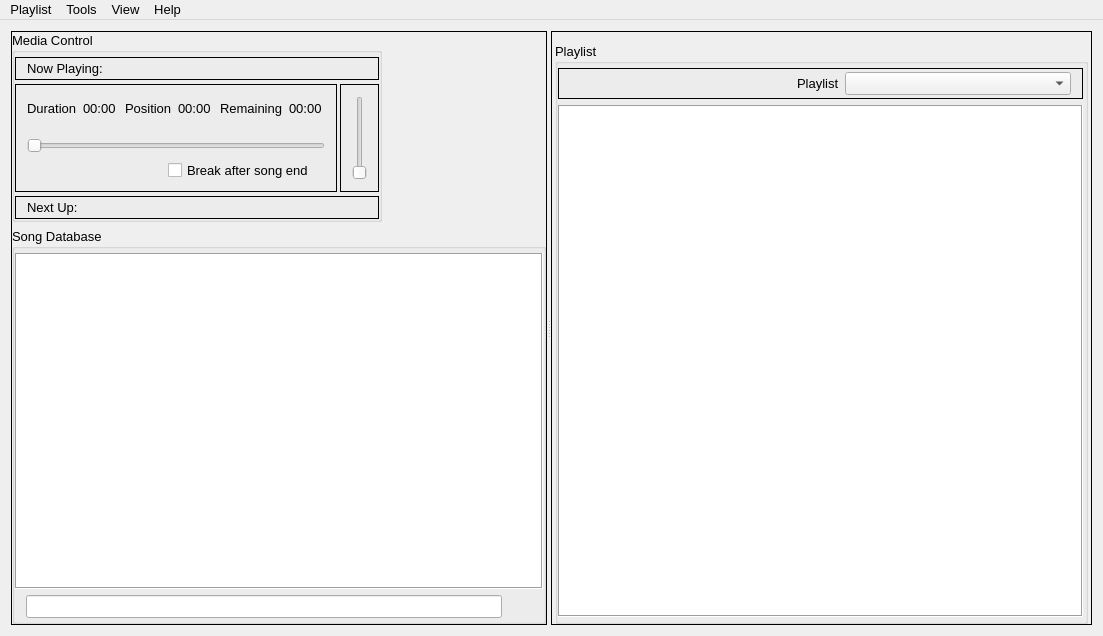
<?xml version="1.0" encoding="UTF-8"?>
<ui version="4.0">
 <class>MainWindow</class>
 <widget class="QMainWindow" name="MainWindow">
  <property name="geometry">
   <rect>
    <x>0</x>
    <y>0</y>
    <width>1103</width>
    <height>636</height>
   </rect>
  </property>
  <property name="font">
   <font>
    <pointsize>10</pointsize>
   </font>
  </property>
  <property name="windowTitle">
   <string>OpenKJ BreakMusic</string>
  </property>
  <property name="windowIcon">
   <iconset resource="resources.qrc">
    <normaloff>:/icons/bmicon48x48.png</normaloff>:/icons/bmicon48x48.png</iconset>
  </property>
  <widget class="QWidget" name="centralWidget">
   <layout class="QHBoxLayout" name="horizontalLayout">
    <item>
     <widget class="QSplitter" name="splitter">
      <property name="orientation">
       <enum>Qt::Horizontal</enum>
      </property>
      <widget class="QFrame" name="frame">
       <property name="sizePolicy">
        <sizepolicy hsizetype="Minimum" vsizetype="Preferred">
         <horstretch>0</horstretch>
         <verstretch>0</verstretch>
        </sizepolicy>
       </property>
       <property name="frameShape">
        <enum>QFrame::Box</enum>
       </property>
       <property name="frameShadow">
        <enum>QFrame::Plain</enum>
       </property>
       <layout class="QVBoxLayout" name="verticalLayout_2">
        <property name="leftMargin">
         <number>0</number>
        </property>
        <property name="topMargin">
         <number>0</number>
        </property>
        <property name="rightMargin">
         <number>0</number>
        </property>
        <property name="bottomMargin">
         <number>0</number>
        </property>
        <item>
         <widget class="QGroupBox" name="groupBox">
          <property name="sizePolicy">
           <sizepolicy hsizetype="Fixed" vsizetype="Fixed">
            <horstretch>0</horstretch>
            <verstretch>0</verstretch>
           </sizepolicy>
          </property>
          <property name="minimumSize">
           <size>
            <width>370</width>
            <height>0</height>
           </size>
          </property>
          <property name="title">
           <string>Media Control</string>
          </property>
          <layout class="QVBoxLayout" name="verticalLayout_4">
           <property name="spacing">
            <number>4</number>
           </property>
           <property name="leftMargin">
            <number>0</number>
           </property>
           <property name="topMargin">
            <number>4</number>
           </property>
           <property name="rightMargin">
            <number>0</number>
           </property>
           <property name="bottomMargin">
            <number>0</number>
           </property>
           <item>
            <widget class="QFrame" name="frame_3">
             <property name="frameShape">
              <enum>QFrame::Box</enum>
             </property>
             <property name="frameShadow">
              <enum>QFrame::Plain</enum>
             </property>
             <layout class="QHBoxLayout" name="horizontalLayout_2">
              <property name="topMargin">
               <number>3</number>
              </property>
              <property name="bottomMargin">
               <number>3</number>
              </property>
              <item>
               <widget class="QLabel" name="label">
                <property name="sizePolicy">
                 <sizepolicy hsizetype="Minimum" vsizetype="Preferred">
                  <horstretch>0</horstretch>
                  <verstretch>0</verstretch>
                 </sizepolicy>
                </property>
                <property name="text">
                 <string>Now Playing:</string>
                </property>
               </widget>
              </item>
              <item>
               <widget class="QLabel" name="labelPlaying">
                <property name="sizePolicy">
                 <sizepolicy hsizetype="MinimumExpanding" vsizetype="Preferred">
                  <horstretch>0</horstretch>
                  <verstretch>0</verstretch>
                 </sizepolicy>
                </property>
                <property name="frameShape">
                 <enum>QFrame::NoFrame</enum>
                </property>
                <property name="text">
                 <string/>
                </property>
               </widget>
              </item>
             </layout>
            </widget>
           </item>
           <item>
            <widget class="QFrame" name="frame_12">
             <property name="sizePolicy">
              <sizepolicy hsizetype="Preferred" vsizetype="Fixed">
               <horstretch>0</horstretch>
               <verstretch>0</verstretch>
              </sizepolicy>
             </property>
             <property name="frameShape">
              <enum>QFrame::NoFrame</enum>
             </property>
             <property name="frameShadow">
              <enum>QFrame::Sunken</enum>
             </property>
             <layout class="QHBoxLayout" name="horizontalLayout_10">
              <property name="spacing">
               <number>3</number>
              </property>
              <property name="leftMargin">
               <number>0</number>
              </property>
              <property name="topMargin">
               <number>0</number>
              </property>
              <property name="rightMargin">
               <number>0</number>
              </property>
              <property name="bottomMargin">
               <number>0</number>
              </property>
              <item>
               <widget class="QFrame" name="frame_13">
                <property name="maximumSize">
                 <size>
                  <width>16777215</width>
                  <height>125</height>
                 </size>
                </property>
                <property name="frameShape">
                 <enum>QFrame::Box</enum>
                </property>
                <property name="frameShadow">
                 <enum>QFrame::Plain</enum>
                </property>
                <layout class="QVBoxLayout" name="verticalLayout_8">
                 <property name="leftMargin">
                  <number>0</number>
                 </property>
                 <property name="topMargin">
                  <number>0</number>
                 </property>
                 <property name="rightMargin">
                  <number>0</number>
                 </property>
                 <property name="bottomMargin">
                  <number>9</number>
                 </property>
                 <item>
                  <widget class="QFrame" name="frame_4">
                   <property name="frameShape">
                    <enum>QFrame::NoFrame</enum>
                   </property>
                   <property name="frameShadow">
                    <enum>QFrame::Raised</enum>
                   </property>
                   <layout class="QHBoxLayout" name="horizontalLayout_3">
                    <item>
                     <widget class="QLabel" name="label_3">
                      <property name="text">
                       <string>Duration</string>
                      </property>
                     </widget>
                    </item>
                    <item>
                     <widget class="QLabel" name="labelDuration">
                      <property name="text">
                       <string>00:00</string>
                      </property>
                     </widget>
                    </item>
                    <item>
                     <widget class="QLabel" name="label_5">
                      <property name="text">
                       <string>Position</string>
                      </property>
                     </widget>
                    </item>
                    <item>
                     <widget class="QLabel" name="labelPosition">
                      <property name="text">
                       <string>00:00</string>
                      </property>
                     </widget>
                    </item>
                    <item>
                     <widget class="QLabel" name="label_7">
                      <property name="text">
                       <string>Remaining</string>
                      </property>
                     </widget>
                    </item>
                    <item>
                     <widget class="QLabel" name="labelRemaining">
                      <property name="text">
                       <string>00:00</string>
                      </property>
                     </widget>
                    </item>
                   </layout>
                  </widget>
                 </item>
                 <item>
                  <widget class="QFrame" name="frame_5">
                   <property name="sizePolicy">
                    <sizepolicy hsizetype="Preferred" vsizetype="Fixed">
                     <horstretch>0</horstretch>
                     <verstretch>0</verstretch>
                    </sizepolicy>
                   </property>
                   <property name="frameShape">
                    <enum>QFrame::NoFrame</enum>
                   </property>
                   <property name="frameShadow">
                    <enum>QFrame::Raised</enum>
                   </property>
                   <layout class="QVBoxLayout" name="verticalLayout_3">
                    <property name="topMargin">
                     <number>0</number>
                    </property>
                    <property name="bottomMargin">
                     <number>0</number>
                    </property>
                    <item>
                     <widget class="QSlider" name="sliderPosition">
                      <property name="focusPolicy">
                       <enum>Qt::NoFocus</enum>
                      </property>
                      <property name="orientation">
                       <enum>Qt::Horizontal</enum>
                      </property>
                     </widget>
                    </item>
                    <item>
                     <widget class="QFrame" name="frame_6">
                      <property name="frameShape">
                       <enum>QFrame::NoFrame</enum>
                      </property>
                      <property name="frameShadow">
                       <enum>QFrame::Raised</enum>
                      </property>
                      <layout class="QHBoxLayout" name="horizontalLayout_9">
                       <property name="spacing">
                        <number>0</number>
                       </property>
                       <property name="leftMargin">
                        <number>0</number>
                       </property>
                       <property name="topMargin">
                        <number>0</number>
                       </property>
                       <property name="bottomMargin">
                        <number>0</number>
                       </property>
                       <item>
                        <widget class="QPushButton" name="buttonPause">
                         <property name="focusPolicy">
                          <enum>Qt::NoFocus</enum>
                         </property>
                         <property name="text">
                          <string/>
                         </property>
                         <property name="icon">
                          <iconset resource="resources.qrc">
                           <normaloff>:/icons/media-playback-pause.png</normaloff>:/icons/media-playback-pause.png</iconset>
                         </property>
                         <property name="iconSize">
                          <size>
                           <width>22</width>
                           <height>22</height>
                          </size>
                         </property>
                         <property name="checkable">
                          <bool>true</bool>
                         </property>
                         <property name="flat">
                          <bool>true</bool>
                         </property>
                        </widget>
                       </item>
                       <item>
                        <widget class="QPushButton" name="buttonStop">
                         <property name="focusPolicy">
                          <enum>Qt::NoFocus</enum>
                         </property>
                         <property name="text">
                          <string/>
                         </property>
                         <property name="icon">
                          <iconset resource="resources.qrc">
                           <normaloff>:/icons/media-playback-stop.png</normaloff>:/icons/media-playback-stop.png</iconset>
                         </property>
                         <property name="iconSize">
                          <size>
                           <width>22</width>
                           <height>22</height>
                          </size>
                         </property>
                         <property name="flat">
                          <bool>true</bool>
                         </property>
                        </widget>
                       </item>
                       <item>
                        <spacer name="horizontalSpacer_2">
                         <property name="orientation">
                          <enum>Qt::Horizontal</enum>
                         </property>
                         <property name="sizeHint" stdset="0">
                          <size>
                           <width>50</width>
                           <height>20</height>
                          </size>
                         </property>
                        </spacer>
                       </item>
                       <item>
                        <widget class="QCheckBox" name="checkBoxBreak">
                         <property name="focusPolicy">
                          <enum>Qt::NoFocus</enum>
                         </property>
                         <property name="text">
                          <string>Break after song end</string>
                         </property>
                        </widget>
                       </item>
                      </layout>
                     </widget>
                    </item>
                   </layout>
                  </widget>
                 </item>
                </layout>
               </widget>
              </item>
              <item>
               <widget class="QFrame" name="frame_8">
                <property name="frameShape">
                 <enum>QFrame::NoFrame</enum>
                </property>
                <property name="frameShadow">
                 <enum>QFrame::Raised</enum>
                </property>
                <layout class="QHBoxLayout" name="horizontalLayout_5">
                 <property name="spacing">
                  <number>0</number>
                 </property>
                 <property name="leftMargin">
                  <number>0</number>
                 </property>
                 <property name="topMargin">
                  <number>0</number>
                 </property>
                 <property name="rightMargin">
                  <number>0</number>
                 </property>
                 <property name="bottomMargin">
                  <number>0</number>
                 </property>
                 <item>
                  <widget class="QFrame" name="frame_7">
                   <property name="frameShape">
                    <enum>QFrame::Box</enum>
                   </property>
                   <property name="frameShadow">
                    <enum>QFrame::Plain</enum>
                   </property>
                   <layout class="QHBoxLayout" name="horizontalLayout_4">
                    <item>
                     <widget class="QSlider" name="sliderVolume">
                      <property name="focusPolicy">
                       <enum>Qt::NoFocus</enum>
                      </property>
                      <property name="maximum">
                       <number>100</number>
                      </property>
                      <property name="orientation">
                       <enum>Qt::Vertical</enum>
                      </property>
                      <property name="invertedAppearance">
                       <bool>false</bool>
                      </property>
                      <property name="invertedControls">
                       <bool>false</bool>
                      </property>
                     </widget>
                    </item>
                   </layout>
                  </widget>
                 </item>
                </layout>
               </widget>
              </item>
             </layout>
            </widget>
           </item>
           <item>
            <widget class="QFrame" name="frame_9">
             <property name="frameShape">
              <enum>QFrame::Box</enum>
             </property>
             <property name="frameShadow">
              <enum>QFrame::Plain</enum>
             </property>
             <layout class="QHBoxLayout" name="horizontalLayout_6">
              <property name="topMargin">
               <number>3</number>
              </property>
              <property name="bottomMargin">
               <number>3</number>
              </property>
              <item>
               <widget class="QLabel" name="label_9">
                <property name="sizePolicy">
                 <sizepolicy hsizetype="Minimum" vsizetype="Preferred">
                  <horstretch>0</horstretch>
                  <verstretch>0</verstretch>
                 </sizepolicy>
                </property>
                <property name="text">
                 <string>Next Up:</string>
                </property>
               </widget>
              </item>
              <item>
               <widget class="QLabel" name="labelNext">
                <property name="sizePolicy">
                 <sizepolicy hsizetype="MinimumExpanding" vsizetype="Preferred">
                  <horstretch>0</horstretch>
                  <verstretch>0</verstretch>
                 </sizepolicy>
                </property>
                <property name="text">
                 <string/>
                </property>
               </widget>
              </item>
             </layout>
            </widget>
           </item>
          </layout>
         </widget>
        </item>
        <item>
         <widget class="QGroupBox" name="groupBox_2">
          <property name="sizePolicy">
           <sizepolicy hsizetype="Preferred" vsizetype="MinimumExpanding">
            <horstretch>0</horstretch>
            <verstretch>0</verstretch>
           </sizepolicy>
          </property>
          <property name="title">
           <string>Song Database</string>
          </property>
          <layout class="QVBoxLayout" name="verticalLayout_5">
           <property name="spacing">
            <number>4</number>
           </property>
           <property name="leftMargin">
            <number>0</number>
           </property>
           <property name="topMargin">
            <number>4</number>
           </property>
           <property name="rightMargin">
            <number>0</number>
           </property>
           <property name="bottomMargin">
            <number>0</number>
           </property>
           <item>
            <widget class="QTableView" name="tableViewDB">
             <property name="frameShape">
              <enum>QFrame::Box</enum>
             </property>
             <property name="frameShadow">
              <enum>QFrame::Sunken</enum>
             </property>
             <property name="editTriggers">
              <set>QAbstractItemView::NoEditTriggers</set>
             </property>
             <property name="showDropIndicator" stdset="0">
              <bool>false</bool>
             </property>
             <property name="dragEnabled">
              <bool>true</bool>
             </property>
             <property name="dragDropMode">
              <enum>QAbstractItemView::DragOnly</enum>
             </property>
             <property name="alternatingRowColors">
              <bool>true</bool>
             </property>
             <property name="selectionMode">
              <enum>QAbstractItemView::SingleSelection</enum>
             </property>
             <property name="selectionBehavior">
              <enum>QAbstractItemView::SelectRows</enum>
             </property>
             <property name="verticalScrollMode">
              <enum>QAbstractItemView::ScrollPerPixel</enum>
             </property>
             <property name="horizontalScrollMode">
              <enum>QAbstractItemView::ScrollPerPixel</enum>
             </property>
             <property name="showGrid">
              <bool>false</bool>
             </property>
             <property name="sortingEnabled">
              <bool>true</bool>
             </property>
             <attribute name="horizontalHeaderCascadingSectionResizes">
              <bool>true</bool>
             </attribute>
             <attribute name="horizontalHeaderShowSortIndicator" stdset="0">
              <bool>true</bool>
             </attribute>
             <attribute name="horizontalHeaderStretchLastSection">
              <bool>true</bool>
             </attribute>
             <attribute name="verticalHeaderVisible">
              <bool>false</bool>
             </attribute>
             <attribute name="verticalHeaderDefaultSectionSize">
              <number>20</number>
             </attribute>
             <attribute name="verticalHeaderMinimumSectionSize">
              <number>20</number>
             </attribute>
            </widget>
           </item>
           <item>
            <widget class="QFrame" name="frame_10">
             <property name="frameShape">
              <enum>QFrame::NoFrame</enum>
             </property>
             <property name="frameShadow">
              <enum>QFrame::Plain</enum>
             </property>
             <layout class="QHBoxLayout" name="horizontalLayout_7">
              <property name="topMargin">
               <number>2</number>
              </property>
              <property name="bottomMargin">
               <number>2</number>
              </property>
              <item>
               <widget class="QLineEdit" name="lineEditSearch"/>
              </item>
              <item>
               <widget class="QPushButton" name="buttonSearch">
                <property name="minimumSize">
                 <size>
                  <width>24</width>
                  <height>24</height>
                 </size>
                </property>
                <property name="maximumSize">
                 <size>
                  <width>24</width>
                  <height>24</height>
                 </size>
                </property>
                <property name="baseSize">
                 <size>
                  <width>24</width>
                  <height>24</height>
                 </size>
                </property>
                <property name="focusPolicy">
                 <enum>Qt::NoFocus</enum>
                </property>
                <property name="text">
                 <string/>
                </property>
                <property name="icon">
                 <iconset resource="resources.qrc">
                  <normaloff>:/icons/system-search.png</normaloff>:/icons/system-search.png</iconset>
                </property>
                <property name="iconSize">
                 <size>
                  <width>22</width>
                  <height>22</height>
                 </size>
                </property>
                <property name="flat">
                 <bool>true</bool>
                </property>
               </widget>
              </item>
             </layout>
            </widget>
           </item>
          </layout>
         </widget>
        </item>
       </layout>
      </widget>
      <widget class="QFrame" name="frame_2">
       <property name="sizePolicy">
        <sizepolicy hsizetype="MinimumExpanding" vsizetype="Preferred">
         <horstretch>0</horstretch>
         <verstretch>0</verstretch>
        </sizepolicy>
       </property>
       <property name="frameShape">
        <enum>QFrame::Box</enum>
       </property>
       <property name="frameShadow">
        <enum>QFrame::Plain</enum>
       </property>
       <layout class="QVBoxLayout" name="verticalLayout">
        <property name="leftMargin">
         <number>3</number>
        </property>
        <property name="rightMargin">
         <number>3</number>
        </property>
        <property name="bottomMargin">
         <number>0</number>
        </property>
        <item>
         <widget class="QGroupBox" name="groupBox_3">
          <property name="title">
           <string>Playlist</string>
          </property>
          <layout class="QVBoxLayout" name="verticalLayout_6">
           <property name="leftMargin">
            <number>0</number>
           </property>
           <property name="topMargin">
            <number>4</number>
           </property>
           <property name="rightMargin">
            <number>2</number>
           </property>
           <property name="bottomMargin">
            <number>4</number>
           </property>
           <item>
            <widget class="QFrame" name="frame_11">
             <property name="frameShape">
              <enum>QFrame::Box</enum>
             </property>
             <property name="frameShadow">
              <enum>QFrame::Plain</enum>
             </property>
             <layout class="QHBoxLayout" name="horizontalLayout_8">
              <property name="topMargin">
               <number>3</number>
              </property>
              <property name="bottomMargin">
               <number>3</number>
              </property>
              <item>
               <spacer name="horizontalSpacer">
                <property name="orientation">
                 <enum>Qt::Horizontal</enum>
                </property>
                <property name="sizeHint" stdset="0">
                 <size>
                  <width>208</width>
                  <height>20</height>
                 </size>
                </property>
               </spacer>
              </item>
              <item>
               <widget class="QLabel" name="label_11">
                <property name="text">
                 <string>Playlist</string>
                </property>
               </widget>
              </item>
              <item>
               <widget class="QComboBox" name="comboBoxPlaylists">
                <property name="sizePolicy">
                 <sizepolicy hsizetype="Expanding" vsizetype="Fixed">
                  <horstretch>0</horstretch>
                  <verstretch>0</verstretch>
                 </sizepolicy>
                </property>
               </widget>
              </item>
             </layout>
            </widget>
           </item>
           <item>
            <widget class="QTableView" name="tableViewPlaylist">
             <property name="focusPolicy">
              <enum>Qt::WheelFocus</enum>
             </property>
             <property name="frameShape">
              <enum>QFrame::Box</enum>
             </property>
             <property name="editTriggers">
              <set>QAbstractItemView::NoEditTriggers</set>
             </property>
             <property name="dragEnabled">
              <bool>true</bool>
             </property>
             <property name="dragDropMode">
              <enum>QAbstractItemView::DragDrop</enum>
             </property>
             <property name="defaultDropAction">
              <enum>Qt::MoveAction</enum>
             </property>
             <property name="alternatingRowColors">
              <bool>true</bool>
             </property>
             <property name="selectionMode">
              <enum>QAbstractItemView::ExtendedSelection</enum>
             </property>
             <property name="selectionBehavior">
              <enum>QAbstractItemView::SelectRows</enum>
             </property>
             <property name="verticalScrollMode">
              <enum>QAbstractItemView::ScrollPerPixel</enum>
             </property>
             <property name="horizontalScrollMode">
              <enum>QAbstractItemView::ScrollPerPixel</enum>
             </property>
             <property name="showGrid">
              <bool>false</bool>
             </property>
             <property name="wordWrap">
              <bool>false</bool>
             </property>
             <attribute name="horizontalHeaderCascadingSectionResizes">
              <bool>true</bool>
             </attribute>
             <attribute name="horizontalHeaderStretchLastSection">
              <bool>true</bool>
             </attribute>
             <attribute name="verticalHeaderVisible">
              <bool>false</bool>
             </attribute>
             <attribute name="verticalHeaderDefaultSectionSize">
              <number>20</number>
             </attribute>
             <attribute name="verticalHeaderMinimumSectionSize">
              <number>20</number>
             </attribute>
            </widget>
           </item>
          </layout>
         </widget>
        </item>
       </layout>
      </widget>
     </widget>
    </item>
   </layout>
  </widget>
  <widget class="QMenuBar" name="menuBar">
   <property name="geometry">
    <rect>
     <x>0</x>
     <y>0</y>
     <width>1103</width>
     <height>25</height>
    </rect>
   </property>
   <widget class="QMenu" name="menuTools">
    <property name="title">
     <string>Tools</string>
    </property>
    <addaction name="actionManage_Database"/>
   </widget>
   <widget class="QMenu" name="menuView">
    <property name="title">
     <string>View</string>
    </property>
    <addaction name="actionShow_Filenames"/>
    <addaction name="actionShow_Metadata"/>
   </widget>
   <widget class="QMenu" name="menuPlaylist">
    <property name="title">
     <string>Playlist</string>
    </property>
    <addaction name="actionNew_Playlist"/>
    <addaction name="actionImport_Playlist"/>
    <addaction name="actionExport_Playlist"/>
    <addaction name="actionRemove_Playlist"/>
   </widget>
   <widget class="QMenu" name="menuHelp">
    <property name="title">
     <string>Help</string>
    </property>
    <addaction name="actionAbout"/>
   </widget>
   <addaction name="menuPlaylist"/>
   <addaction name="menuTools"/>
   <addaction name="menuView"/>
   <addaction name="menuHelp"/>
  </widget>
  <action name="actionManage_Database">
   <property name="text">
    <string>Manage Database</string>
   </property>
  </action>
  <action name="actionShow_Filenames">
   <property name="checkable">
    <bool>true</bool>
   </property>
   <property name="text">
    <string>Show Filenames</string>
   </property>
  </action>
  <action name="actionHide_Filenames">
   <property name="text">
    <string>Hide Filenames</string>
   </property>
  </action>
  <action name="actionShow_Metadata">
   <property name="checkable">
    <bool>true</bool>
   </property>
   <property name="text">
    <string>Show Metadata</string>
   </property>
  </action>
  <action name="actionHide_Metadata">
   <property name="text">
    <string>Hide Metadata</string>
   </property>
  </action>
  <action name="actionImport_Playlist">
   <property name="text">
    <string>Import</string>
   </property>
  </action>
  <action name="actionExport_Playlist">
   <property name="text">
    <string>Export</string>
   </property>
  </action>
  <action name="actionRemove_Playlist">
   <property name="text">
    <string>Remove</string>
   </property>
  </action>
  <action name="actionNew_Playlist">
   <property name="text">
    <string>New</string>
   </property>
  </action>
  <action name="actionAbout">
   <property name="text">
    <string>About</string>
   </property>
  </action>
 </widget>
 <layoutdefault spacing="6" margin="11"/>
 <resources>
  <include location="resources.qrc"/>
 </resources>
 <connections/>
</ui>
